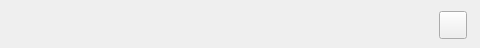
<?xml version="1.0" encoding="UTF-8"?>
<ui version="4.0">
 <class>Form</class>
 <widget class="QWidget" name="Form">
  <property name="geometry">
   <rect>
    <x>0</x>
    <y>0</y>
    <width>480</width>
    <height>48</height>
   </rect>
  </property>
  <property name="windowTitle">
   <string>Form</string>
  </property>
  <widget class="QWidget" name="horizontalLayoutWidget">
   <property name="geometry">
    <rect>
     <x>0</x>
     <y>0</y>
     <width>481</width>
     <height>51</height>
    </rect>
   </property>
   <layout class="QHBoxLayout" name="title_bar_layout" stretch="0,0,30,2">
    <property name="spacing">
     <number>0</number>
    </property>
    <item>
     <spacer name="horizontalSpacer_3">
      <property name="orientation">
       <enum>Qt::Horizontal</enum>
      </property>
      <property name="sizeType">
       <enum>QSizePolicy::Expanding</enum>
      </property>
      <property name="sizeHint" stdset="0">
       <size>
        <width>30</width>
        <height>20</height>
       </size>
      </property>
     </spacer>
    </item>
    <item>
     <widget class="QLabel" name="normal_title_bar_label">
      <property name="text">
       <string/>
      </property>
     </widget>
    </item>
    <item>
     <spacer name="horizontalSpacer">
      <property name="orientation">
       <enum>Qt::Horizontal</enum>
      </property>
      <property name="sizeType">
       <enum>QSizePolicy::Expanding</enum>
      </property>
      <property name="sizeHint" stdset="0">
       <size>
        <width>40</width>
        <height>20</height>
       </size>
      </property>
     </spacer>
    </item>
    <item>
     <layout class="QHBoxLayout" name="horizontalLayout_2" stretch="0">
      <property name="spacing">
       <number>0</number>
      </property>
      <property name="rightMargin">
       <number>14</number>
      </property>
      <item>
       <widget class="QPushButton" name="close_window_btn">
        <property name="sizePolicy">
         <sizepolicy hsizetype="Preferred" vsizetype="Preferred">
          <horstretch>0</horstretch>
          <verstretch>0</verstretch>
         </sizepolicy>
        </property>
        <property name="maximumSize">
         <size>
          <width>28</width>
          <height>28</height>
         </size>
        </property>
        <property name="text">
         <string/>
        </property>
       </widget>
      </item>
     </layout>
    </item>
   </layout>
  </widget>
 </widget>
 <resources/>
 <connections/>
</ui>
